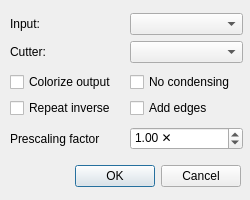
<?xml version="1.0" encoding="UTF-8"?>
<ui version="4.0">
 <class>IntersectorUI</class>
 <widget class="QDialog" name="IntersectorUI">
  <property name="geometry">
   <rect>
    <x>0</x>
    <y>0</y>
    <width>250</width>
    <height>200</height>
   </rect>
  </property>
  <property name="minimumSize">
   <size>
    <width>250</width>
    <height>200</height>
   </size>
  </property>
  <property name="maximumSize">
   <size>
    <width>250</width>
    <height>200</height>
   </size>
  </property>
  <property name="windowTitle">
   <string>Intersector</string>
  </property>
  <widget class="QDialogButtonBox" name="buttonBox">
   <property name="geometry">
    <rect>
     <x>10</x>
     <y>160</y>
     <width>231</width>
     <height>32</height>
    </rect>
   </property>
   <property name="orientation">
    <enum>Qt::Horizontal</enum>
   </property>
   <property name="standardButtons">
    <set>QDialogButtonBox::Cancel|QDialogButtonBox::Ok</set>
   </property>
  </widget>
  <widget class="QWidget" name="verticalLayoutWidget">
   <property name="geometry">
    <rect>
     <x>10</x>
     <y>10</y>
     <width>233</width>
     <height>143</height>
    </rect>
   </property>
   <layout class="QVBoxLayout" name="verticalLayout">
    <item>
     <layout class="QGridLayout" name="gridLayout">
      <item row="1" column="0">
       <widget class="QLabel" name="label_2">
        <property name="text">
         <string>Cutter:</string>
        </property>
       </widget>
      </item>
      <item row="0" column="0">
       <widget class="QLabel" name="label">
        <property name="text">
         <string>Input:</string>
        </property>
       </widget>
      </item>
      <item row="0" column="1">
       <widget class="QComboBox" name="cmb_incol"/>
      </item>
      <item row="1" column="1">
       <widget class="QComboBox" name="cmb_cutcol"/>
      </item>
     </layout>
    </item>
    <item>
     <layout class="QGridLayout" name="gridLayout_2">
      <item row="0" column="0">
       <widget class="QCheckBox" name="cb_colorize">
        <property name="text">
         <string>Colorize output</string>
        </property>
       </widget>
      </item>
      <item row="1" column="0">
       <widget class="QCheckBox" name="cb_repeat">
        <property name="text">
         <string>Repeat inverse</string>
        </property>
       </widget>
      </item>
      <item row="0" column="1">
       <widget class="QCheckBox" name="cb_nocondense">
        <property name="text">
         <string>No condensing</string>
        </property>
       </widget>
      </item>
      <item row="1" column="1">
       <widget class="QCheckBox" name="cb_edges">
        <property name="text">
         <string>Add edges</string>
        </property>
       </widget>
      </item>
     </layout>
    </item>
    <item>
     <layout class="QHBoxLayout" name="horizontalLayout">
      <item>
       <widget class="QLabel" name="label_3">
        <property name="text">
         <string>Prescaling factor</string>
        </property>
       </widget>
      </item>
      <item>
       <widget class="QDoubleSpinBox" name="dsb_prescale">
        <property name="suffix">
         <string> ✕</string>
        </property>
        <property name="maximum">
         <double>10000.000000000000000</double>
        </property>
        <property name="singleStep">
         <double>0.010000000000000</double>
        </property>
        <property name="value">
         <double>1.000000000000000</double>
        </property>
       </widget>
      </item>
     </layout>
    </item>
   </layout>
  </widget>
 </widget>
 <resources/>
 <connections>
  <connection>
   <sender>buttonBox</sender>
   <signal>accepted()</signal>
   <receiver>IntersectorUI</receiver>
   <slot>accept()</slot>
   <hints>
    <hint type="sourcelabel">
     <x>248</x>
     <y>254</y>
    </hint>
    <hint type="destinationlabel">
     <x>157</x>
     <y>274</y>
    </hint>
   </hints>
  </connection>
  <connection>
   <sender>buttonBox</sender>
   <signal>rejected()</signal>
   <receiver>IntersectorUI</receiver>
   <slot>reject()</slot>
   <hints>
    <hint type="sourcelabel">
     <x>316</x>
     <y>260</y>
    </hint>
    <hint type="destinationlabel">
     <x>286</x>
     <y>274</y>
    </hint>
   </hints>
  </connection>
 </connections>
</ui>
